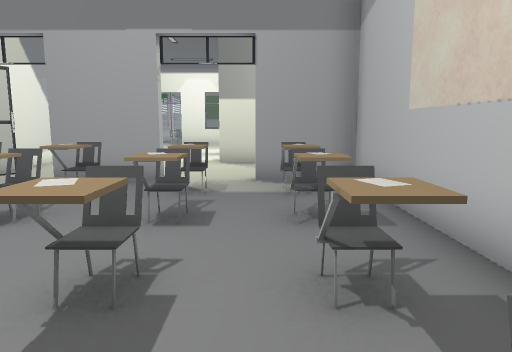
View 1 (above)

24 first-person views from a walk through a Unity game level. The camera is 1.3 m above the floor, tilts 8° down and sees 70° across. Doors are open. The floor is counted in squares, 1 m on a side. Each view is taken from the middle of a square. On the plan, view 1 faces up. The plan holds only what a view shows up to about 15 squares ahead; the rest is blank. The place goes on beyond the plan. The player character is not drawn. Some surface patterns are stand-ins.

View 2
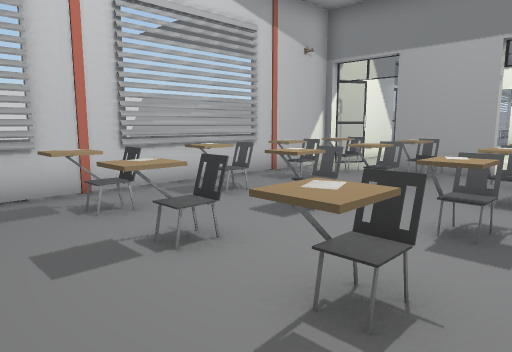

View 3
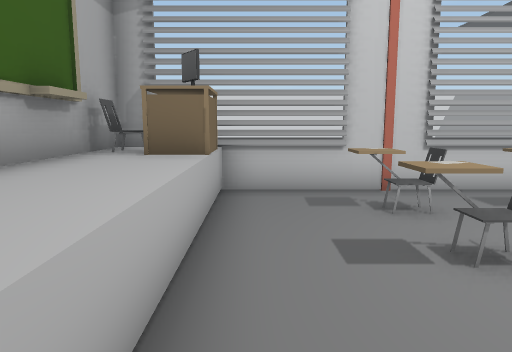

View 4
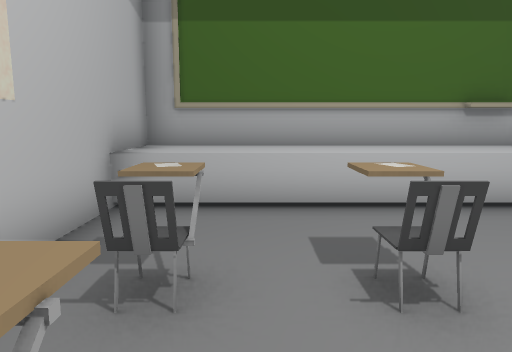

View 5
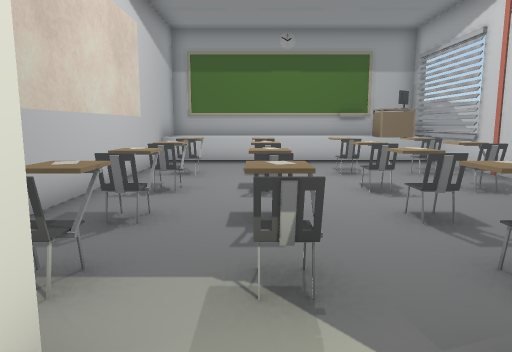

View 6
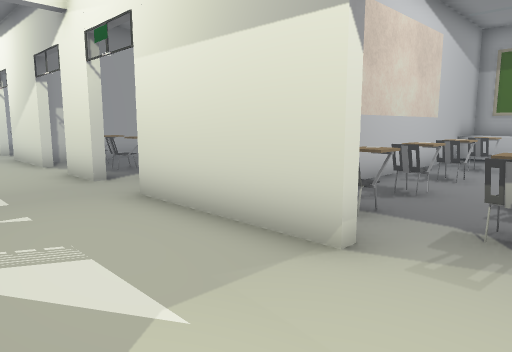

View 7
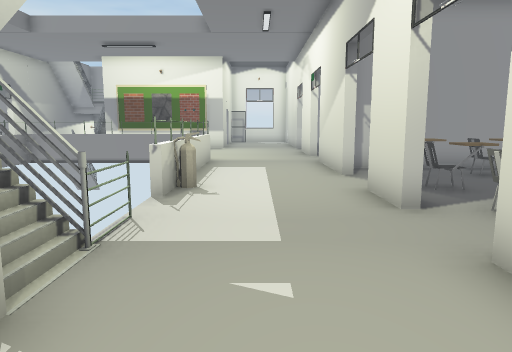

View 8
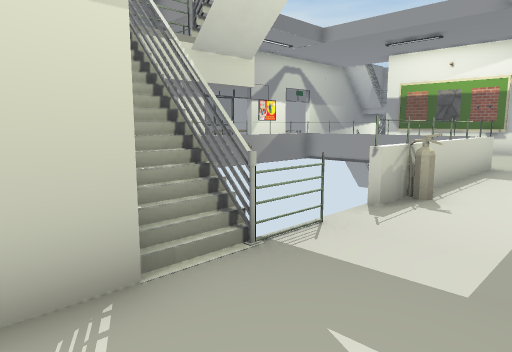

View 9
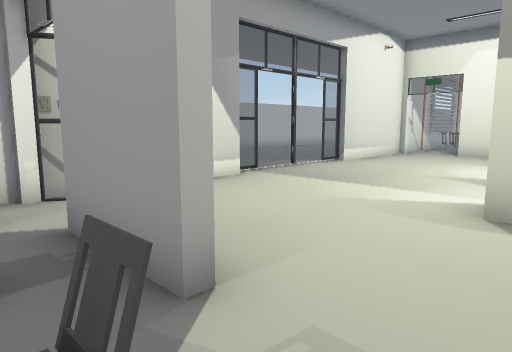

View 10
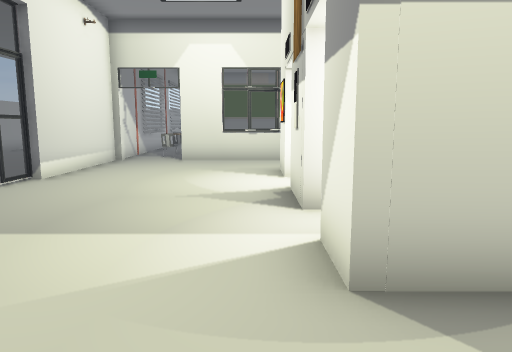

View 11
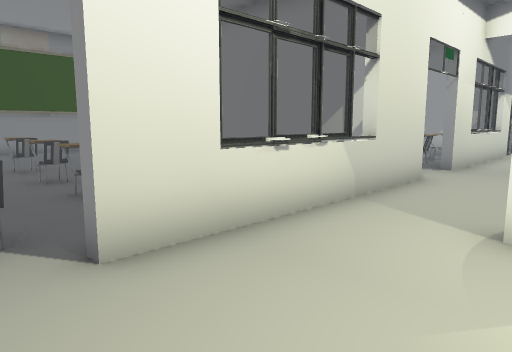

View 12
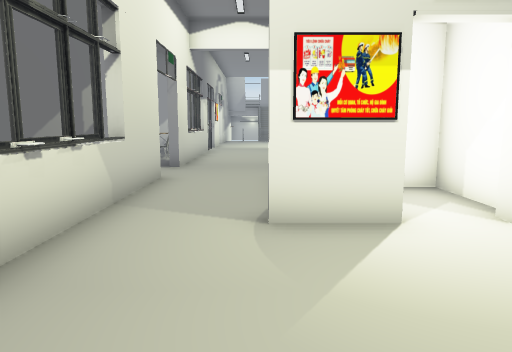

View 13
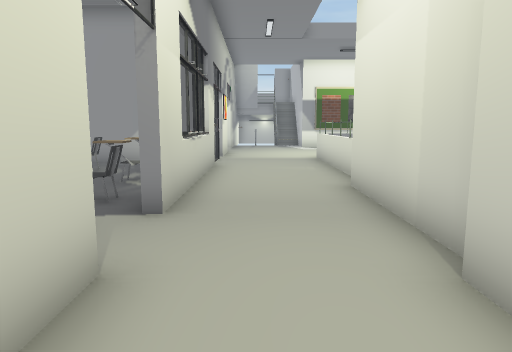

View 14
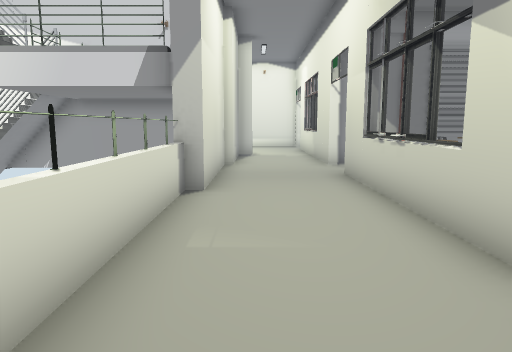

View 15
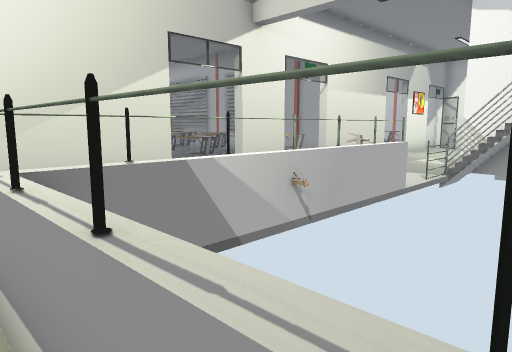

View 16
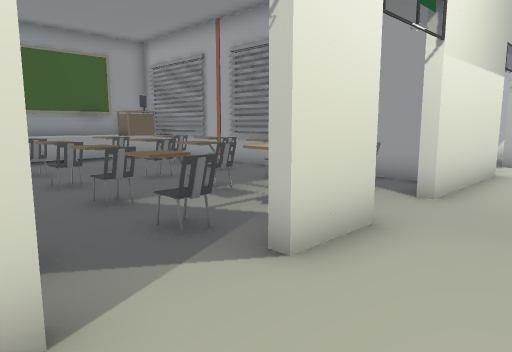

View 17
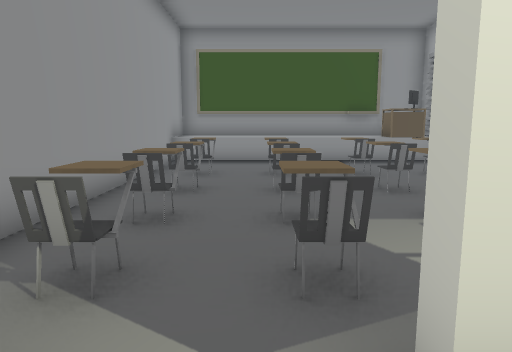

View 18
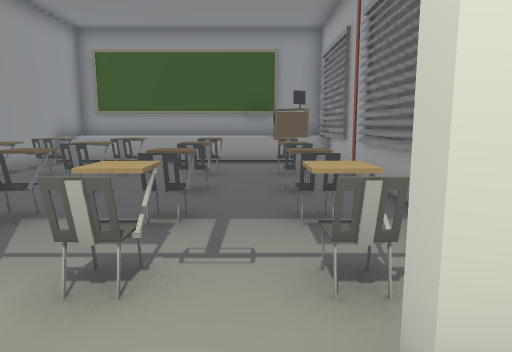

View 19
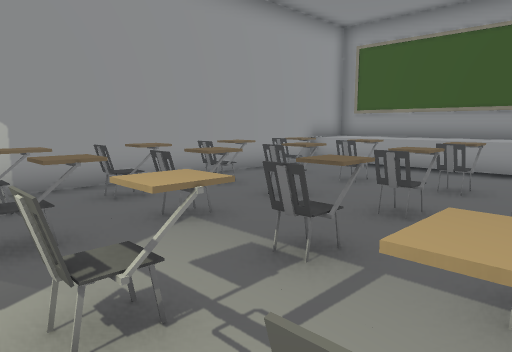

View 20
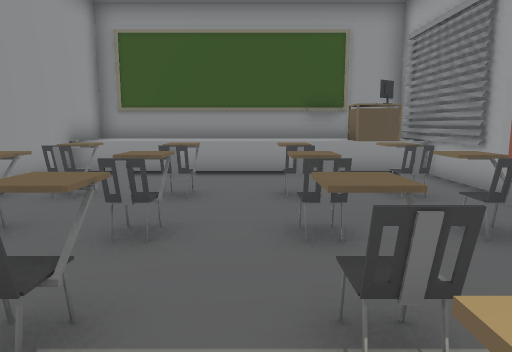

View 21
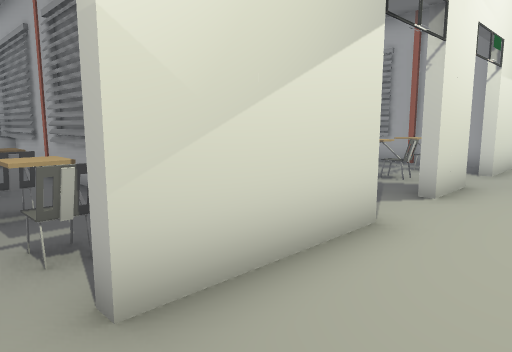

View 22
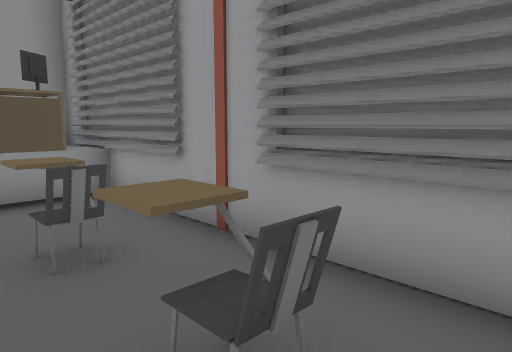

View 23
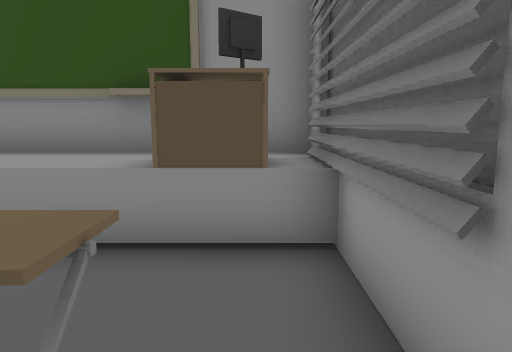

View 24
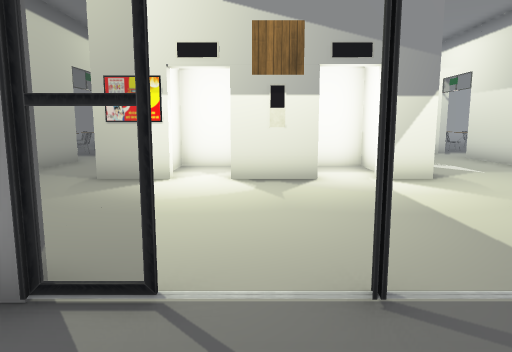

### Floor plan
Key: @ floor where view 1 was taken; # wall or solid block; . floor; / step, stairs or slope; D open door; = window, fence, low wall or low ledge; ^ raised ledge; O other object.
Columns run from 15 left of view 1 to 15 right of it. Each row starts with its distance up from view 1.
 24         #DO  # D### D###OD##  D
 23         DDD#=#DD##DDD##=DDD#=DD
 22      .  #......................
 21      .. #......................
 20       ..#.....##########.......
 19       ..#.....#####    #======
 18      ..=.........##    #     =
 17      ..DD.....O####    #     =
 16      ...D.....## ## #= #     =.
 15       .DD........##/##       =.
 14        #=.....#####/##       #.
 13         #.....#####/##/##=====.
 12         #...............O......
 11         #......................
 10         ##.....................
  9         =DD##DDD####DD##DD###DD
  8 #       #........#.........#...
  7 #       #.O.O.O.O#.O.O..O.O#.O
  6 #       #..OO....#.O.O..O.O#.O
  5 #       #.O#O.O.O#.O.O..O.O#.O
  4         #O.OO....#.O.O.OOOO#.O.
  3         #.O.O.O.O#.O.O..O.O#.O
  2         #..OO.O.O#.O.O..O.O#.O.
  1 #       #.O...O.O#...O..O.O#.O.
  0 #       #..OO.O@O#.O.O.....#.O
 -1 #       #........#.........#...
 -2 #       #........#.........#...
 -3 #       #O ^^^^^^^#O^^^^^^^##O^
 -4         #O^^^^^^^^  ^^^^^^^^  ^
 -5         #######################

Where each view was taken, in squares from view 1:
view 1: 0 up, 0 right, facing up
view 2: 2 down, 0 right, facing up-left
view 3: 2 down, 0 right, facing left
view 4: 3 up, 0 right, facing down
view 5: 10 up, 1 left, facing down
view 6: 12 up, 2 left, facing down-right
view 7: 11 up, 1 right, facing right
view 8: 10 up, 2 right, facing up-right
view 9: 7 up, 0 right, facing up-left
view 10: 10 up, 2 left, facing up
view 11: 20 up, 6 left, facing up-right
view 12: 21 up, 6 left, facing right
view 13: 22 up, 0 right, facing right
view 14: 21 up, 15 right, facing left
view 15: 16 up, 15 right, facing down-left
view 16: 11 up, 11 right, facing down-left
view 17: 10 up, 9 right, facing down
view 18: 10 up, 5 right, facing down
view 19: 8 up, 4 right, facing down-right
view 20: 7 up, 7 right, facing down
view 21: 11 up, 15 right, facing down-left
view 22: 4 up, 15 right, facing down-left
view 23: 1 up, 13 right, facing down
view 24: 17 up, 10 left, facing right
